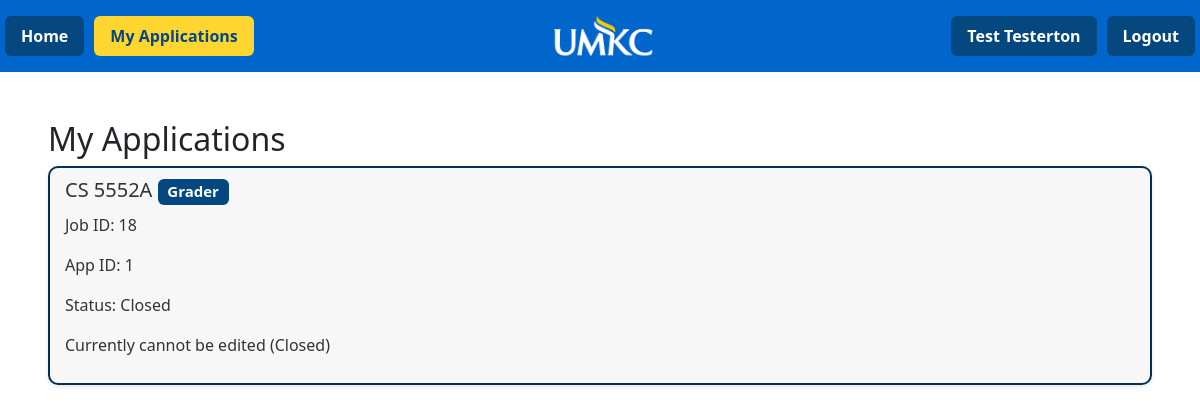
/applications (signed in), run on an earlier commit of the app's database.
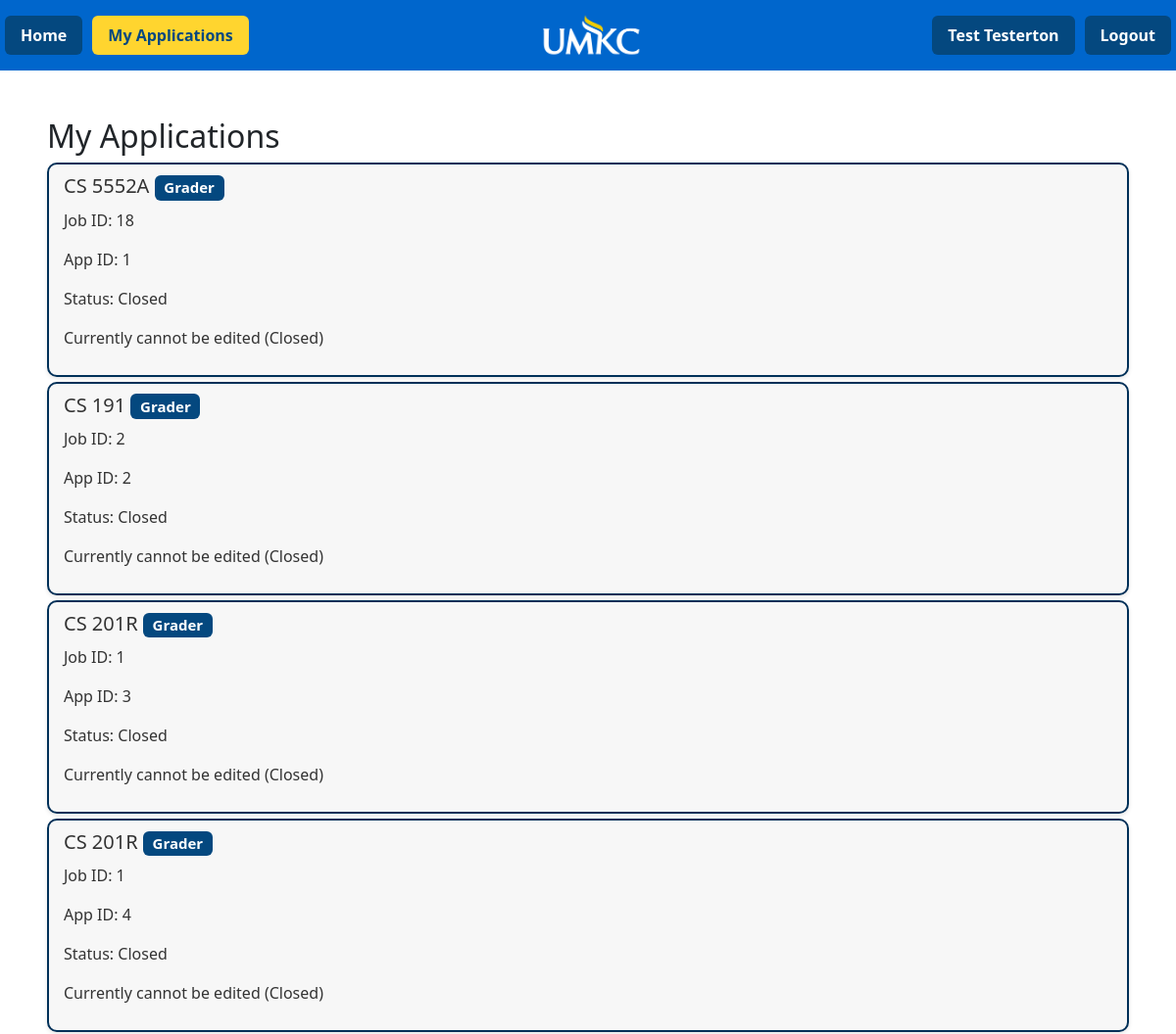
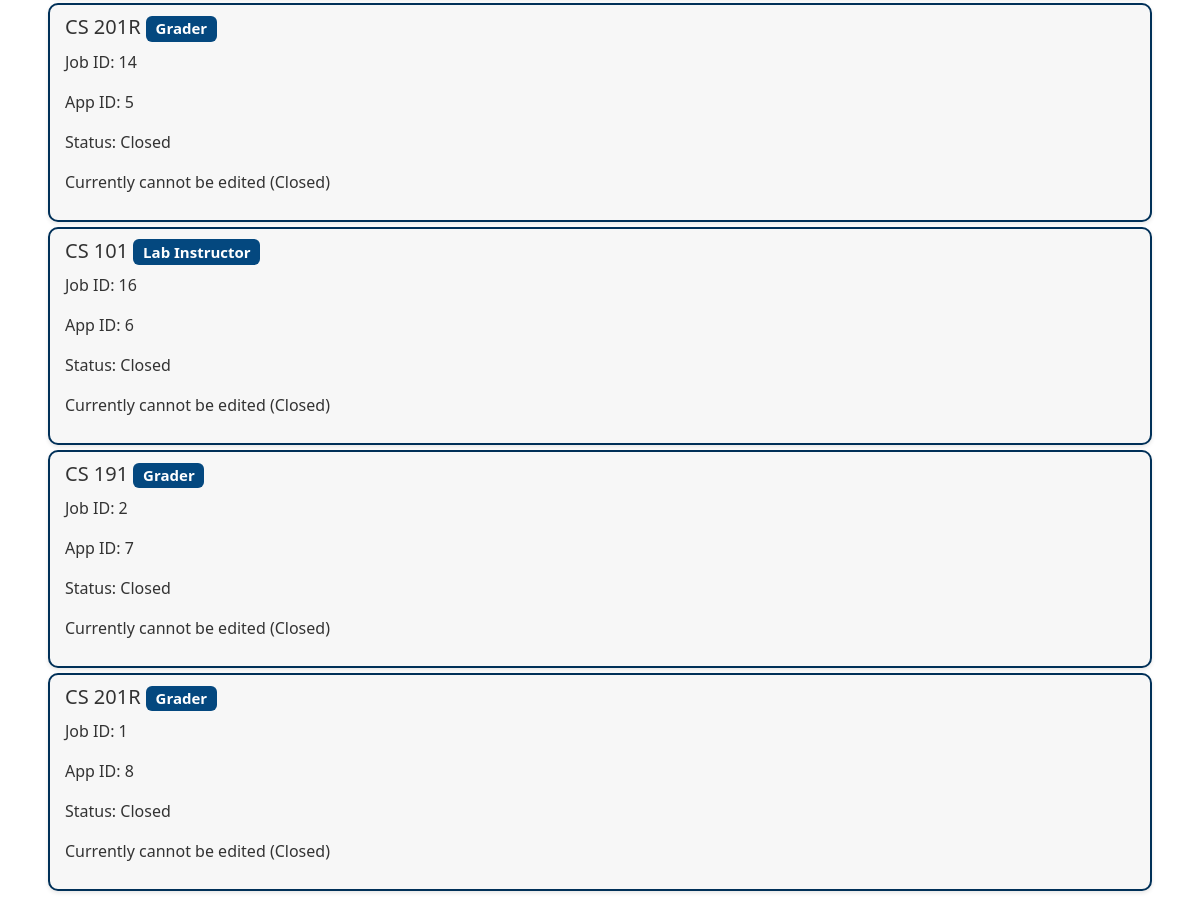
And on a later commit of the database (2 pictures, top to bottom).
### gta/model/models.py (models this page shows, shortened)
class Users(UserMixin, db.Model):
    __tablename__ = "Users"
    user_id = db.Column(db.Integer, primary_key=True)
    user_fname = db.Column(db.String(25), nullable=False)
    user_lname = db.Column(db.String(25), nullable=False)
    user_email = db.Column(db.String(25), nullable=False, unique=True)
    role = db.Column(db.Integer, db.ForeignKey("Roles.role_id"), nullable=False)
    major = db.Column(db.Integer, db.ForeignKey("Majors.major_id"), nullable=False)
    degree = db.Column(db.Integer, db.ForeignKey("Degrees.degree_id"), nullable=False)
    gpa = db.Column(db.Numeric(3,2))
    hours = db.Column(db.Numeric(3,2))
    user_pass = db.Column(db.String)
    role_relation = db.relationship('Roles', backref='users', lazy=True)
    major_relation = db.relationship('Majors', backref='users', lazy=True)
    degree_relation = db.relationship('Degrees', backref='users', lazy=True)

class Applications(db.Model):
    app_id = db.Column(db.Integer, primary_key=True)
    user_id = db.Column(db.Integer, db.ForeignKey("Users.user_id"))
    course_id = db.Column(db.Integer, db.ForeignKey("Courses.course_id"))
    status = db.Column(db.Boolean, nullable=False)
    editable = db.Column(db.Boolean, nullable=False)
    job_id = db.Column(db.Integer, db.ForeignKey("Jobs.job_id"))
    gta_cert_file_name = db.Column(db.String(50))
    transcript_file_name = db.Column(db.String(50), nullable=False)

class Courses(db.Model):
    __tablename__ = "Courses"
    course_id = db.Column(db.Integer, primary_key=True)
    course_name = db.Column(db.String(25), nullable=False)
    course_level = db.Column(db.String(50), nullable=False)
    major_id = db.Column(db.Integer, db.ForeignKey("Majors.major_id"))

class Roles(db.Model):
    __tablename__ = "Roles"
    role_id = db.Column(db.Integer, primary_key=True)
    role_name = db.Column(db.String(25), nullable=False)

class Jobs(db.Model):
    __tablename__ = "Jobs"
    job_id = db.Column(db.Integer,autoincrement=True, primary_key=True )
    role_id = db.Column(db.Integer, db.ForeignKey("Roles.role_id"))
    course_required = db.Column(db.Integer, db.ForeignKey("Courses.course_id"))
    certification_required = db.Column(db.Boolean, nullable=False)
    status = db.Column(db.Boolean, nullable=False)
    user_id = db.Column(db.Integer, db.ForeignKey("Users.user_id"))

### gta/main/routes.py (the view)
@mbp.route('/applications', methods=['GET'])
@login_required
def ApplicationsPage():
    with app.app_context():
        resa = db.session.execute(db.select(Courses.course_name, Roles.role_name, Applications.status, Applications.editable, Applications.app_id,Jobs.job_id).where(Applications.user_id == session["_user_id"]).where(Courses.course_id == Applications.course_id).where(Applications.job_id == Jobs.job_id).where(Jobs.role_id == Roles.role_id)).all()
    applications = [a for a in resa]
    print(applications)
    return render_template('applications.html', applications = applications)

### gta/main/routes.py (called while the page is built)
@login_manager.user_loader
def load_user(user_id):
    return Users.query.get(int(user_id))

### gta/templates/applications.html (shortened to what this page needs)
{% extends 'base.html' %}
{% block content %}
<h2>My Applications</h2>
{% if applications %}
    {% for a in applications %}
    <li class="list-group-item">
        <h5>{{ a[0] }} <span class="badge badge-primary">{{ a[1] }}</span></h5>
        <p>Job ID: {{ a [5] }}</p>
        <p>App ID: {{ a[4] }}</p>
        <p>Status: {% if a[3] %} Open {% else %} Closed {% endif %}</p>
        {% if a[3] == False%}
        <p>Currently cannot be edited (Closed)</p>
        {% else %}
        <button href = "{{ url_for('form.UpdateApplication', app_id= a[4], job_id= a[5])}}" class="btn btn-primary">Edit</button>
        {% endif %}
    </li>
    {% endfor %}
{% else %}
    <p>No applications found.</p>
{% endif %}
{% endblock %}

### gta/templates/base.html (shortened to what this page needs)
{% from 'bootstrap5/nav.html' import render_nav_item %}
<!DOCTYPE html>
    <head>
        {% block styles %}
            {{ bootstrap.load_css() }}
            <link rel="stylesheet" href="{{ url_for('static', filename='style.css')}}" type="text/css">
        {% endblock %}
    </head>
    <body>
        <nav class="navbar navbar-extended-sm my-navbar">
            <div class="navbar navbar-nav mr-auto">
                <ul class="nav nav-pills">
                    <li class="nav-item" name="nav-home" style="margin-inline: 5px;">
                    {{ render_nav_item('main.Home', 'Home') }}
                    </li>
                    {% if current_user.is_authenticated %}
                        <li class="nav-item" name="nav-applications" style="margin-inline: 5px;">
                        {{ render_nav_item('main.ApplicationsPage', 'My Applications') }}
                        </li>
                    {% endif %}
                </ul>
            </div>
            <div class="navbar-center">
                <img src="{{ url_for('static', filename='images/umkc_transparent.png') }}" alt="UMKC Logo" style="max-height: 50px;">
            </div>
            <div class="navbar navbar-nav ml-auto">
                <ul class="nav nav-pills">
                    {% if current_user.is_authenticated %}
                        <li class="nav-item" name="nav-profile" style="margin-inline: 5px;">
                            {{ render_nav_item('form.ProfilePage', current_user.user_fname ~ ' ' ~ current_user.user_lname) }}
                        </li>
                        <li class="nav-item" name="nav-logout" style="margin-inline: 5px;">
                            {{ render_nav_item('main.Logout', 'Logout')}}
                        </li>
                    {% endif %}
                </ul>
            </div>
        </nav>
    <main class="m-4 p-4">
        {% block content %}
        {% endblock %}
    </main>
    </body>
</html>

### gta/static/style.css (style rules this page uses)
.my-navbar { background-color: var(--light-blue); color: var(--dark-blue); }
.nav-pills .nav-link { background-color: var(--dark-blue); color: var(--white); font-weight: bold; }
.nav-pills .nav-link.active { background-color: var(--yellow); color: var(--dark-blue); }
.badge-primary { background-color: var(--dark-blue); color: var(--white); }
.list-group-item { width: 100%; padding: 10px 15px; margin-bottom: 5px; background-color: #f7f7f7; border: 2px solid var(--hover-blue); border-radius: 10px; font-weight: 500; color: #333; box-shadow: 0 2px 4px rgba(0, 0, 0, 0.1); transition: background-color 0.3s, box-shadow 0.3s; }
.my-navbar { display: flex; justify-content: space-between; align-items: center; }
.navbar-center { flex-grow: 1; display: flex; justify-content: center; }
.navbar-center img { max-height: 50px; }

What changed in the data, as far as the page shows it:
added Applications: course_name "CS 191", role_name "Grader", job_id "2", app_id "2", editable "Closed"
added Applications: course_name "CS 201R", role_name "Grader", job_id "1", app_id "3", editable "Closed"
added Applications: course_name "CS 201R", role_name "Grader", job_id "1", app_id "4", editable "Closed"
added Applications: course_name "CS 201R", role_name "Grader", job_id "14", app_id "5", editable "Closed"
added Applications: course_name "CS 101", role_name "Lab Instructor", job_id "16", app_id "6", editable "Closed"
added Applications: course_name "CS 191", role_name "Grader", job_id "2", app_id "7", editable "Closed"
added Applications: course_name "CS 201R", role_name "Grader", job_id "1", app_id "8", editable "Closed"
